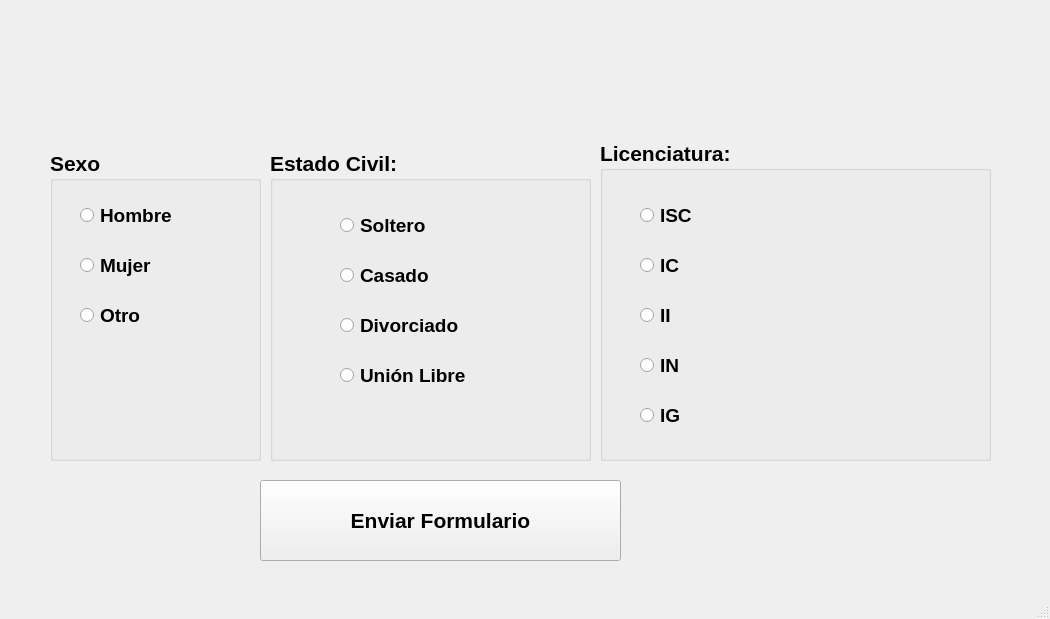
<?xml version="1.0" encoding="UTF-8"?>
<ui version="4.0">
 <class>MainWindow</class>
 <widget class="QMainWindow" name="MainWindow">
  <property name="geometry">
   <rect>
    <x>0</x>
    <y>0</y>
    <width>1050</width>
    <height>619</height>
   </rect>
  </property>
  <property name="windowTitle">
   <string>MainWindow</string>
  </property>
  <widget class="QWidget" name="centralwidget">
   <widget class="QGroupBox" name="groupBox">
    <property name="geometry">
     <rect>
      <x>600</x>
      <y>140</y>
      <width>391</width>
      <height>321</height>
     </rect>
    </property>
    <property name="font">
     <font>
      <pointsize>16</pointsize>
      <weight>75</weight>
      <bold>true</bold>
     </font>
    </property>
    <property name="title">
     <string>Licenciatura:</string>
    </property>
    <widget class="QRadioButton" name="rb_isc">
     <property name="geometry">
      <rect>
       <x>40</x>
       <y>60</y>
       <width>321</width>
       <height>31</height>
      </rect>
     </property>
     <property name="font">
      <font>
       <pointsize>14</pointsize>
       <weight>75</weight>
       <bold>true</bold>
      </font>
     </property>
     <property name="text">
      <string>ISC</string>
     </property>
    </widget>
    <widget class="QRadioButton" name="rb_ic">
     <property name="geometry">
      <rect>
       <x>40</x>
       <y>110</y>
       <width>321</width>
       <height>31</height>
      </rect>
     </property>
     <property name="font">
      <font>
       <pointsize>14</pointsize>
       <weight>75</weight>
       <bold>true</bold>
      </font>
     </property>
     <property name="text">
      <string>IC</string>
     </property>
    </widget>
    <widget class="QRadioButton" name="b_ii">
     <property name="geometry">
      <rect>
       <x>40</x>
       <y>160</y>
       <width>321</width>
       <height>31</height>
      </rect>
     </property>
     <property name="font">
      <font>
       <pointsize>14</pointsize>
       <weight>75</weight>
       <bold>true</bold>
      </font>
     </property>
     <property name="text">
      <string>II</string>
     </property>
    </widget>
    <widget class="QRadioButton" name="rb_in">
     <property name="geometry">
      <rect>
       <x>40</x>
       <y>210</y>
       <width>321</width>
       <height>31</height>
      </rect>
     </property>
     <property name="font">
      <font>
       <pointsize>14</pointsize>
       <weight>75</weight>
       <bold>true</bold>
      </font>
     </property>
     <property name="text">
      <string>IN</string>
     </property>
    </widget>
    <widget class="QRadioButton" name="rb_ig">
     <property name="geometry">
      <rect>
       <x>40</x>
       <y>260</y>
       <width>321</width>
       <height>31</height>
      </rect>
     </property>
     <property name="font">
      <font>
       <pointsize>14</pointsize>
       <weight>75</weight>
       <bold>true</bold>
      </font>
     </property>
     <property name="text">
      <string>IG</string>
     </property>
    </widget>
   </widget>
   <widget class="QGroupBox" name="groupBox_2">
    <property name="geometry">
     <rect>
      <x>50</x>
      <y>150</y>
      <width>211</width>
      <height>311</height>
     </rect>
    </property>
    <property name="font">
     <font>
      <pointsize>16</pointsize>
      <weight>75</weight>
      <bold>true</bold>
     </font>
    </property>
    <property name="title">
     <string>Sexo</string>
    </property>
    <widget class="QRadioButton" name="rb_mujer">
     <property name="geometry">
      <rect>
       <x>30</x>
       <y>100</y>
       <width>201</width>
       <height>31</height>
      </rect>
     </property>
     <property name="font">
      <font>
       <pointsize>14</pointsize>
       <weight>75</weight>
       <bold>true</bold>
      </font>
     </property>
     <property name="text">
      <string>Mujer</string>
     </property>
    </widget>
    <widget class="QRadioButton" name="tb_otro">
     <property name="geometry">
      <rect>
       <x>30</x>
       <y>150</y>
       <width>201</width>
       <height>31</height>
      </rect>
     </property>
     <property name="font">
      <font>
       <pointsize>14</pointsize>
       <weight>75</weight>
       <bold>true</bold>
      </font>
     </property>
     <property name="text">
      <string>Otro</string>
     </property>
    </widget>
    <widget class="QRadioButton" name="rb_hombre">
     <property name="geometry">
      <rect>
       <x>30</x>
       <y>50</y>
       <width>201</width>
       <height>31</height>
      </rect>
     </property>
     <property name="font">
      <font>
       <pointsize>14</pointsize>
       <weight>75</weight>
       <bold>true</bold>
      </font>
     </property>
     <property name="text">
      <string>Hombre</string>
     </property>
    </widget>
   </widget>
   <widget class="QGroupBox" name="groupBox_3">
    <property name="geometry">
     <rect>
      <x>270</x>
      <y>150</y>
      <width>321</width>
      <height>311</height>
     </rect>
    </property>
    <property name="font">
     <font>
      <pointsize>16</pointsize>
      <weight>75</weight>
      <bold>true</bold>
     </font>
    </property>
    <property name="title">
     <string>Estado Civil:</string>
    </property>
    <widget class="QRadioButton" name="rb_casado">
     <property name="geometry">
      <rect>
       <x>70</x>
       <y>110</y>
       <width>201</width>
       <height>31</height>
      </rect>
     </property>
     <property name="font">
      <font>
       <pointsize>14</pointsize>
       <weight>75</weight>
       <bold>true</bold>
      </font>
     </property>
     <property name="text">
      <string>Casado</string>
     </property>
    </widget>
    <widget class="QRadioButton" name="rb_unionLibre">
     <property name="geometry">
      <rect>
       <x>70</x>
       <y>210</y>
       <width>201</width>
       <height>31</height>
      </rect>
     </property>
     <property name="font">
      <font>
       <pointsize>14</pointsize>
       <weight>75</weight>
       <bold>true</bold>
      </font>
     </property>
     <property name="text">
      <string>Unión Libre</string>
     </property>
    </widget>
    <widget class="QRadioButton" name="rb_soltero">
     <property name="geometry">
      <rect>
       <x>70</x>
       <y>60</y>
       <width>201</width>
       <height>31</height>
      </rect>
     </property>
     <property name="font">
      <font>
       <pointsize>14</pointsize>
       <weight>75</weight>
       <bold>true</bold>
      </font>
     </property>
     <property name="text">
      <string>Soltero</string>
     </property>
    </widget>
    <widget class="QRadioButton" name="rb_divorciado">
     <property name="geometry">
      <rect>
       <x>70</x>
       <y>160</y>
       <width>201</width>
       <height>31</height>
      </rect>
     </property>
     <property name="font">
      <font>
       <pointsize>14</pointsize>
       <weight>75</weight>
       <bold>true</bold>
      </font>
     </property>
     <property name="text">
      <string>Divorciado</string>
     </property>
    </widget>
   </widget>
   <widget class="QPushButton" name="btn_enviar">
    <property name="geometry">
     <rect>
      <x>260</x>
      <y>480</y>
      <width>361</width>
      <height>81</height>
     </rect>
    </property>
    <property name="font">
     <font>
      <pointsize>16</pointsize>
      <weight>75</weight>
      <bold>true</bold>
     </font>
    </property>
    <property name="text">
     <string>Enviar Formulario</string>
    </property>
   </widget>
   <widget class="QLabel" name="label_9">
    <property name="geometry">
     <rect>
      <x>920</x>
      <y>0</y>
      <width>121</width>
      <height>131</height>
     </rect>
    </property>
    <property name="text">
     <string/>
    </property>
    <property name="pixmap">
     <pixmap resource="recursos_proyecto.qrc">:/LOGO/Imagenes/HD-wallpaper-bob-esponja-mafioso-bob-esponja-gangster-mafioso-meme.jpg</pixmap>
    </property>
    <property name="scaledContents">
     <bool>true</bool>
    </property>
   </widget>
   <widget class="QLabel" name="label_6">
    <property name="geometry">
     <rect>
      <x>0</x>
      <y>0</y>
      <width>111</width>
      <height>121</height>
     </rect>
    </property>
    <property name="text">
     <string/>
    </property>
    <property name="pixmap">
     <pixmap resource="recursos_proyecto.qrc">:/NUMEROS/Imagenes/Boca_Juniors_logo18.svg.png</pixmap>
    </property>
    <property name="scaledContents">
     <bool>true</bool>
    </property>
   </widget>
   <widget class="QLabel" name="label_7">
    <property name="geometry">
     <rect>
      <x>120</x>
      <y>0</y>
      <width>791</width>
      <height>91</height>
     </rect>
    </property>
    <property name="text">
     <string/>
    </property>
    <property name="pixmap">
     <pixmap resource="recursos_proyecto.qrc">:/UAT_FIANS/Imagenes/FIANS.png</pixmap>
    </property>
    <property name="scaledContents">
     <bool>true</bool>
    </property>
   </widget>
  </widget>
  <widget class="QMenuBar" name="menubar">
   <property name="geometry">
    <rect>
     <x>0</x>
     <y>0</y>
     <width>1050</width>
     <height>22</height>
    </rect>
   </property>
  </widget>
  <widget class="QStatusBar" name="statusbar"/>
 </widget>
 <resources>
  <include location="recursos_proyecto.qrc"/>
  <include location="recursos_proyecto.qrc"/>
 </resources>
 <connections/>
</ui>
